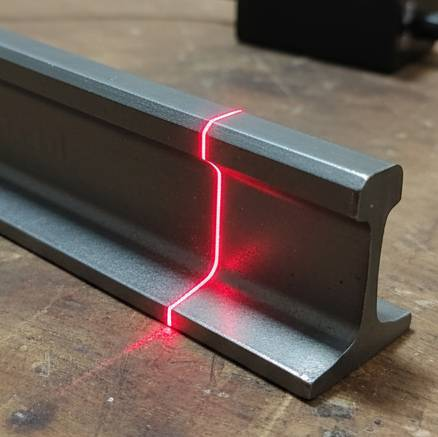
#> input picture Track profiler demo/Gemini_Generated_Image_vgm3ckvgm3ckvgm3 (1).jpg, 438 x 437 px, given in place of Perfect_Image.jpg, which was not available
$ python main_2.py
#> lines starting #> are read from the running program, lines starting #| are printed output that depends on the picture; after the words box and inside, x2 and y2 are one past the last pixel; in counts of white or black regions, pixels touching at a corner belong together; pictures that were not available may be replaced by others from this repository, and a replacement may not be noted
#> in analyze_dent, img_perfect is the input picture: shape (437, 438, 3); mean B, G, R 82.2, 89.8, 105.3
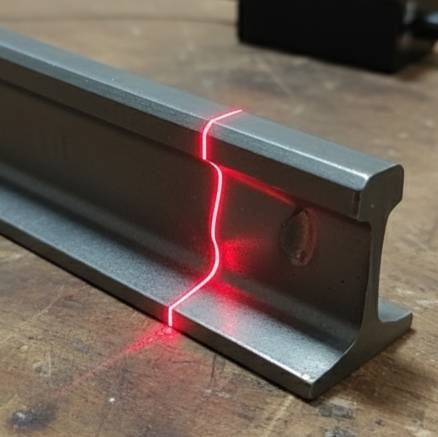
#> input picture Track profiler demo/Dented_image.jpg, 438 x 437 px, found by its file name
#> in analyze_dent, img_dented is the input picture: shape (437, 438, 3); mean B, G, R 80.3, 89.2, 103.8
import cv2
import numpy as np
from skimage.metrics import peak_signal_noise_ratio as psnr
from skimage.metrics import structural_similarity as ssim
import matplotlib.pyplot as plt
from skimage.morphology import skeletonize

def adjust_exposure_gamma(image, gamma=0.5, gain=1.0):
    """
    Adjusts the exposure and gamma of an image to isolate bright regions.
    A lower gamma value darkens the image, making bright areas like lasers pop.

    Args:
        image (numpy.ndarray): The input image.
        gamma (float): Gamma correction value. < 1 darkens, > 1 lightens.
        gain (float): A multiplier for brightness (not used in this version).

    Returns:
        numpy.ndarray: The adjusted image.
    """
    # Build a lookup table mapping the pixel values [0, 255] to
    # their adjusted gamma values.
    inv_gamma = 1.0 / gamma
    table = np.array([((i / 255.0) ** inv_gamma) * 255
                      for i in np.arange(0, 256)]).astype("uint8")

    # Apply the gamma correction using the lookup table
    return cv2.LUT(image, table)

def align_images(im1, im2):
    """
    Aligns im2 to im1 using ORB feature matching.
    This corrects for small shifts or rotations between the two images.

    Args:
        im1 (numpy.ndarray): The reference image.
        im2 (numpy.ndarray): The image to be aligned.

    Returns:
        tuple: A tuple containing the aligned image and the homography matrix.
    """
    # Convert images to grayscale for feature detection
    im1_gray = cv2.cvtColor(im1, cv2.COLOR_BGR2GRAY)
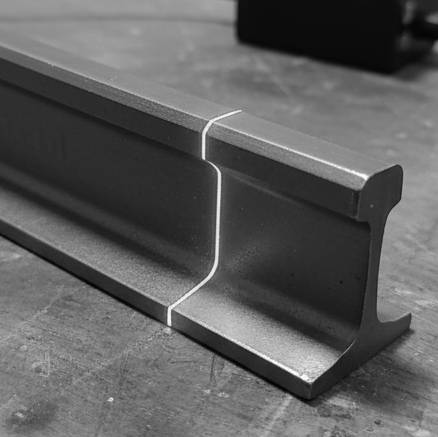
#> im1_gray: shape (437, 438); min 1, max 255, mean 93.6
    im2_gray = cv2.cvtColor(im2, cv2.COLOR_BGR2GRAY)

    # --- 1. Detect ORB features and compute descriptors ---
    MAX_FEATURES = 5000
    GOOD_MATCH_PERCENT = 0.15
    orb = cv2.ORB_create(MAX_FEATURES)
    keypoints1, descriptors1 = orb.detectAndCompute(im1_gray, None)
#> keypoints1 = 876 keypoints; strongest (x, y, size): (170, 324, 31), (203, 157, 31), (365, 178, 37.2), (364, 177, 44.6)
    keypoints2, descriptors2 = orb.detectAndCompute(im2_gray, None)
#> keypoints2 = 536 keypoints; strongest (x, y, size): (204, 157, 31), (366, 177, 44.6), (310, 380, 44.6), (311, 380, 53.6)

    if descriptors1 is None or descriptors2 is None:
        print("Warning: Could not find features in one or both images for alignment.")
        # Return original image if features can't be found
        return im2, np.identity(3)

    # --- 2. Match features ---
    matcher = cv2.DescriptorMatcher_create(cv2.DESCRIPTOR_MATCHER_BRUTEFORCE_HAMMING)
    matches = matcher.match(descriptors2, descriptors1, None)
#> matches = 536 matches

    # Sort matches by score
    matches = sorted(matches, key=lambda x: x.distance, reverse=False)

    # Keep only the best matches
    num_good_matches = int(len(matches) * GOOD_MATCH_PERCENT)
#> num_good_matches = 80
    matches = matches[:num_good_matches]
#> matches = 80 matches

    # --- 3. Find Homography ---
    points1 = np.zeros((len(matches), 2), dtype=np.float32)
#> points1 = 80 pairs, first value 0 to 0, second value 0 to 0
    points2 = np.zeros((len(matches), 2), dtype=np.float32)
#> points2 = 80 pairs, first value 0 to 0, second value 0 to 0

    for i, match in enumerate(matches):
        points1[i, :] = keypoints1[match.trainIdx].pt
        points2[i, :] = keypoints2[match.queryIdx].pt
#> this loop made 80 passes
#> after the loop, points1 = 80 pairs, first value 44.64 to 382.8, second value 111.1 to 403; points2 = 80 pairs, first value 46.08 to 384, second value 111.1 to 403

    # Find the perspective transformation matrix
    try:
        h, mask = cv2.findHomography(points2, points1, cv2.RANSAC)
#> h = [[1.01, -0.00116, -0.931], [0.00591, 1.01, -1.69], [1.24e-05, 8.49e-06, 1]]; mask = 80 values, max 1 at index 0, min 0 at index 50, mean 0.988
    except cv2.error as e:
        print(f"Warning: Homography calculation failed: {e}. Returning original image.")
        return im2, np.identity(3)

    if h is None:
        print("Warning: Homography could not be computed. Using original image.")
        return im2, np.identity(3)

    # --- 4. Warp image ---
    height, width, channels = im1.shape
#> height = 437; width = 438; channels = 3
    im2_aligned = cv2.warpPerspective(im2, h, (width, height))

    return im2_aligned, h

def get_laser_mask(image):
    """
    Isolates the red laser line using advanced filtering and thresholding.
    """
    # --- 1. Programmatically adjust exposure and gamma ---
    adjusted_image = adjust_exposure_gamma(image, gamma=0.5)

    # --- 2. Isolate Red Channel and Threshold ---
    red_channel = adjusted_image[:, :, 2]
    _, thresholded = cv2.threshold(red_channel, 200, 255, cv2.THRESH_BINARY)
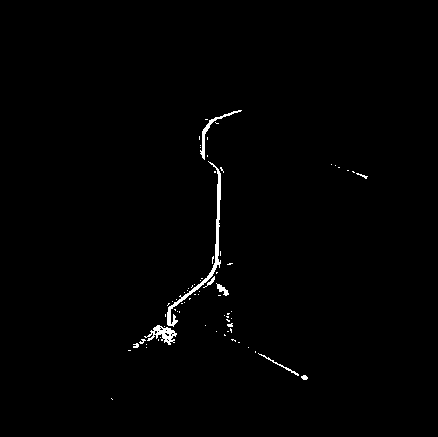
#> thresholded: shape (437, 438); 0.85% white; 72 white regions (63 under 20 px), largest, box (x1, y1, x2, y2) and area: (167, 161, 221, 327) 682, (144, 325, 177, 345) 278, (200, 110, 242, 160) 215

    # --- 3. Morphological Cleaning ---
    # First, use OPEN to remove small noise specks from the background
    open_kernel = np.ones((3, 3), np.uint8)
    opened_mask = cv2.morphologyEx(thresholded, cv2.MORPH_OPEN, open_kernel, iterations=2)
#> opened_mask: shape (437, 438); every value is 0

    # Then, use CLOSE with a larger kernel to fill gaps in the main laser line
    close_kernel = np.ones((11, 11), np.uint8)
    final_mask = cv2.morphologyEx(opened_mask, cv2.MORPH_CLOSE, close_kernel, iterations=2)

    return final_mask, adjusted_image

def clean_skeleton(skeleton):
    """
    Finds all contours in a skeleton image and returns a new image containing only
    the single longest contour, which represents the main profile line.
    """
    # Find all contours in the skeleton
    contours, _ = cv2.findContours(skeleton, cv2.RETR_EXTERNAL, cv2.CHAIN_APPROX_SIMPLE)

    # If no contours are found, return a blank image
    if not contours:
        return np.zeros_like(skeleton)

    # Find the single longest contour
    longest_contour = max(contours, key=lambda c: cv2.arcLength(c, False))

    # Create a blank image and draw only the longest contour on it
    cleaned_skeleton = np.zeros_like(skeleton)
    cv2.drawContours(cleaned_skeleton, [longest_contour], -1, 255, 1)

    return cleaned_skeleton

def get_top_segment(contour):
    """
    Isolates the top, mostly horizontal segment of an L-shaped contour.
    This segment is used as a trusted "anchor" for alignment.
    """
    if contour is None or len(contour) < 3:
        return None

    # Find the corner point, which is assumed to be the point with the minimum y-value.
    corner_idx = np.argmin(contour[:, 0, 1])

    # Find the two endpoints of the contour
    endpoint1 = tuple(contour[0][0])
    endpoint2 = tuple(contour[-1][0])

    # The endpoint belonging to the horizontal segment will have a y-value closer
    # to the corner's y-value.
    dist1_y = abs(endpoint1[1] - contour[corner_idx][0][1])
    dist2_y = abs(endpoint2[1] - contour[corner_idx][0][1])

    if dist1_y < dist2_y:
        # Endpoint 1 and the corner define the top segment
        start_idx, end_idx = 0, corner_idx
    else:
        # Endpoint 2 and the corner define the top segment
        start_idx, end_idx = corner_idx, len(contour) - 1

    # Ensure start_idx is always less than end_idx for slicing
    if start_idx > end_idx:
        start_idx, end_idx = end_idx, start_idx

    return contour[start_idx:end_idx+1]

def analyze_dent(perfect_image_path, dented_image_path):
    """
    Compares a dented image against a perfect reference image, focusing on a
    red laser line to detect and visualize defects.
    """
    try:
        img_perfect = cv2.imread(perfect_image_path)
        img_dented = cv2.imread(dented_image_path)
        if img_perfect is None or img_dented is None:
            print("Error: Could not load one or both images. Check file paths.")
            return
    except Exception as e:
        print(f"An error occurred while loading images: {e}")
        return

    print("Aligning images...")
    img_dented_aligned, _ = align_images(img_perfect, img_dented)
    print("Alignment complete.")

    # Isolate laser and get the exposure-adjusted images for visualization
    mask_perfect, adjusted_perfect = get_laser_mask(img_perfect)
    mask_dented, adjusted_dented = get_laser_mask(img_dented_aligned)
#> call 2 of adjust_exposure_gamma, with gamma = 0.5, gain = 1
#> in adjust_exposure_gamma (call 2), `return cv2.LUT(image, table)`:
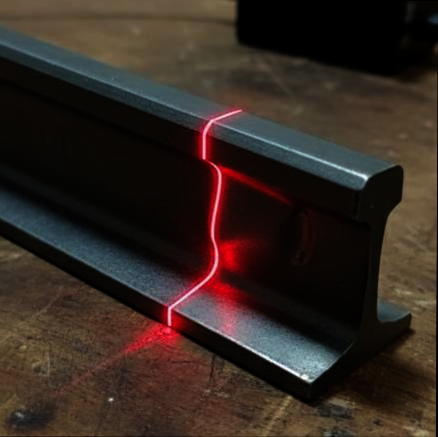
#> returned value: shape (437, 438, 3); mean of channels 0, 1, 2 33.2, 39.9, 52.2; drawn as B, G, R
#> in get_laser_mask (call 2), `red_channel = adjusted_image[:, :, 2]`:
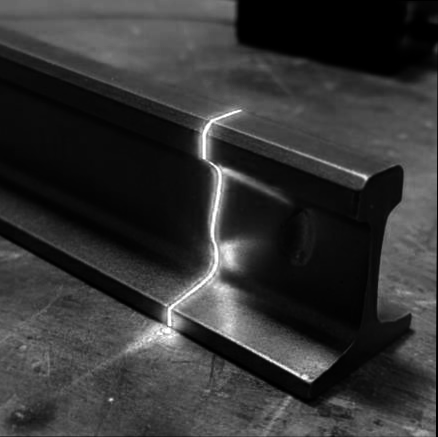
#> red_channel: shape (437, 438); min 0, max 255, mean 52.2
#> in get_laser_mask (call 2), `_, thresholded = cv2.threshold(red_channel, 200, 255, cv2.THRESH_BINARY)`: thresholded: shape (437, 438); 0.74% white; 31 white regions (24 under 20 px), largest, box (x1, y1, x2, y2) and area: (168, 162, 222, 326) 568, (142, 325, 177, 342) 242, (202, 110, 241, 159) 203
#> in get_laser_mask (call 2), `opened_mask = cv2.morphologyEx(thresholded, cv2.MORPH_OPEN, open_kerne..`: opened_mask: shape (437, 438); 0.09% white; 2 white regions, box (x1, y1, x2, y2) and area: (222, 245, 232, 262) 131, (164, 328, 171, 334) 40

    # Focused Metric Calculation
    combined_mask = cv2.bitwise_or(mask_perfect, mask_dented)
    gray_perfect = cv2.cvtColor(img_perfect, cv2.COLOR_BGR2GRAY)
    gray_dented = cv2.cvtColor(img_dented_aligned, cv2.COLOR_BGR2GRAY)
    roi_perfect = cv2.bitwise_and(gray_perfect, gray_perfect, mask=combined_mask)
    roi_dented = cv2.bitwise_and(gray_dented, gray_dented, mask=combined_mask)

    if np.any(roi_dented) and np.any(roi_perfect):
        psnr_value = psnr(roi_perfect, roi_dented, data_range=roi_dented.max() - roi_dented.min())
#> psnr_value = 51.36
        ssim_value, _ = ssim(roi_perfect, roi_dented, full=True, data_range=roi_dented.max() - roi_dented.min())
#> ssim_value = 1
        print(f"\n--- FOCUSED Image Quality Metrics (Laser ROI only) ---")
        print(f"PSNR: {psnr_value:.2f} dB, SSIM: {ssim_value:.4f}")
#| PSNR: 51.36 dB, SSIM: 0.9999
        print("-----------------------------------------------------\n")
    else:
        print("\n--- Could not calculate focused metrics: Laser not detected ---\n")

    # Create and Clean Skeletonized Profiles
    skeleton_perfect = (skeletonize(mask_perfect / 255) * 255).astype(np.uint8)
    skeleton_dented = (skeletonize(mask_dented / 255) * 255).astype(np.uint8)
#> skeleton_dented: shape (437, 438); 0.01% white in thin lines or dots, all inside (x1, y1, x2, y2) = (166, 247, 230, 331)
    cleaned_skeleton_perfect = clean_skeleton(skeleton_perfect)
#> in clean_skeleton, `contours, _ = cv2.findContours(skeleton, cv2.RETR_EXTERNAL, cv2.CHAIN_..`: contours = []
    cleaned_skeleton_dented = clean_skeleton(skeleton_dented)
#> in clean_skeleton (call 2), `contours, _ = cv2.findContours(skeleton, cv2.RETR_EXTERNAL, cv2.CHAIN_..`: contours = 2 contours, all with area under 20
#> in clean_skeleton (call 2), `cv2.drawContours(cleaned_skeleton, [longest_contour], -1, 255, 1)`: cleaned_skeleton: shape (437, 438); 0.01% white in thin lines or dots, all inside (x1, y1, x2, y2) = (225, 247, 230, 259)

    # --- Refined Alignment by matching the top straight segment ---
    final_aligned_skeleton_dented = cleaned_skeleton_dented.copy()

    contours_perfect, _ = cv2.findContours(cleaned_skeleton_perfect, cv2.RETR_EXTERNAL, cv2.CHAIN_APPROX_SIMPLE)
#> contours_perfect = []
    contours_dented, _ = cv2.findContours(cleaned_skeleton_dented, cv2.RETR_EXTERNAL, cv2.CHAIN_APPROX_SIMPLE)
#> contours_dented = 1 contour, all with area under 20

    if contours_perfect and contours_dented:
        contour_p = contours_perfect[0]
        contour_d = contours_dented[0]

        # Isolate the top segments of both profiles to use as alignment anchors
        top_segment_p = get_top_segment(contour_p)
        top_segment_d = get_top_segment(contour_d)

        if top_segment_p is not None and top_segment_d is not None and len(top_segment_p) > 0 and len(top_segment_d) > 0:

            # --- Align by position (Translation) only ---
            M_p = cv2.moments(top_segment_p)
            M_d = cv2.moments(top_segment_d)

            if M_p["m00"] != 0 and M_d["m00"] != 0:
                # Calculate the center of the anchor segments
                cX_p = int(M_p["m10"] / M_p["m00"])
                cY_p = int(M_p["m01"] / M_p["m00"])
                cX_d = int(M_d["m10"] / M_d["m00"])
                cY_d = int(M_d["m01"] / M_d["m00"])

                # Calculate the translation required
                dx = cX_p - cX_d
                dy = cY_p - cY_d

                # Create the translation matrix
                M_trans = np.float32([[1, 0, dx], [0, 1, dy]])

                # Apply the translation to the entire dented skeleton
                h, w = cleaned_skeleton_dented.shape
                final_aligned_skeleton_dented = cv2.warpAffine(cleaned_skeleton_dented, M_trans, (w, h))
                print(f"Aligning based on top segment: Applied translation of ({dx}, {dy}) pixels.")
            else:
                print("Warning: Could not calculate moments for fine-tuned alignment.")
        else:
            print("Warning: Could not isolate top segments for fine-tuned alignment.")
    else:
        print("Warning: Could not find contours in one or both skeletons for alignment.")

    # --- Create Final Visualization ---
    # Thicken the lines for better visibility
    dilate_kernel = np.ones((3, 3), np.uint8)
    thick_skeleton_perfect = cv2.dilate(cleaned_skeleton_perfect, dilate_kernel)
    thick_skeleton_dented = cv2.dilate(final_aligned_skeleton_dented, dilate_kernel)
#> thick_skeleton_dented: shape (437, 438); 0.03% white; 1 white region, box (x1, y1, x2, y2) and area: (224, 246, 231, 260) 54

    # Create the comparison image
    profile_vis = np.ones_like(img_perfect) * 255
    perfect_coords = np.where(thick_skeleton_perfect > 0)
#> perfect_coords = (empty array, empty array)
    dented_coords = np.where(thick_skeleton_dented > 0)
#> dented_coords = 54 positions, rows 246 to 259, columns 224 to 230
    profile_vis[perfect_coords] = [255, 0, 0]  # Blue
    profile_vis[dented_coords] = [0, 0, 255]   # Red

    cv2.imwrite("profile_comparison.jpg", profile_vis)
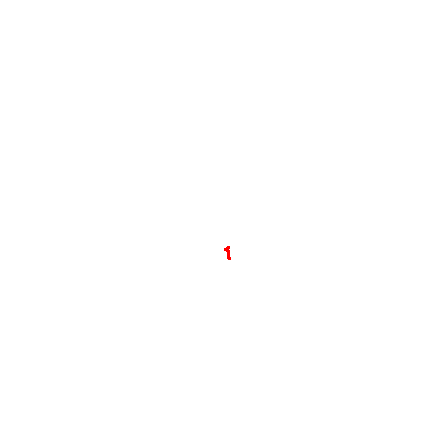
#> saved as profile_comparison.jpg: shape (437, 438, 3); mean B, G, R 254.9, 254.9, 255
    print("Saved 'profile_comparison.jpg'.")

    plt.figure(figsize=(18, 6))

    plt.subplot(1, 3, 1)
    plt.imshow(cv2.cvtColor(adjusted_perfect, cv2.COLOR_BGR2RGB))
    plt.title("Perfect Image (Exposure Adjusted)")
    plt.axis('off')

    plt.subplot(1, 3, 2)
    plt.imshow(cv2.cvtColor(adjusted_dented, cv2.COLOR_BGR2RGB))
    plt.title("Dented Image (Exposure Adjusted)")
    plt.axis('off')

    plt.subplot(1, 3, 3)
    plt.imshow(cv2.cvtColor(profile_vis, cv2.COLOR_BGR2RGB))
    plt.title("Clean Profile Comparison\n(Blue=Perfect, Red=Dented)")
    plt.axis('off')

    plt.tight_layout()
    plt.show()
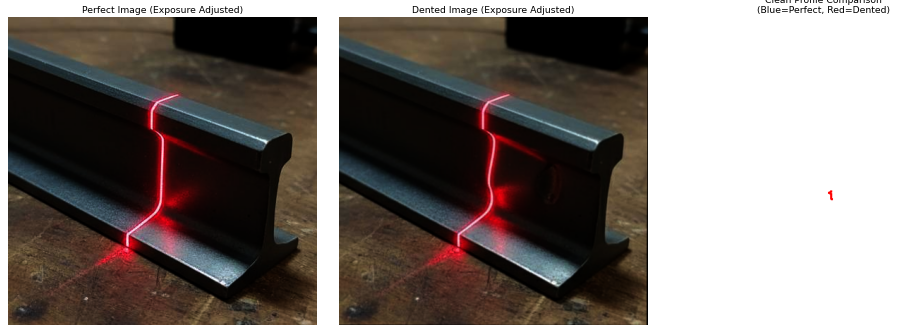
#> figure drawn by matplotlib, 3 panels


if __name__ == '__main__':
    perfect_image_file = "Perfect_Image.jpg"
    dented_image_file = "Dented_Image.jpg"

    analyze_dent(perfect_image_file, dented_image_file)
